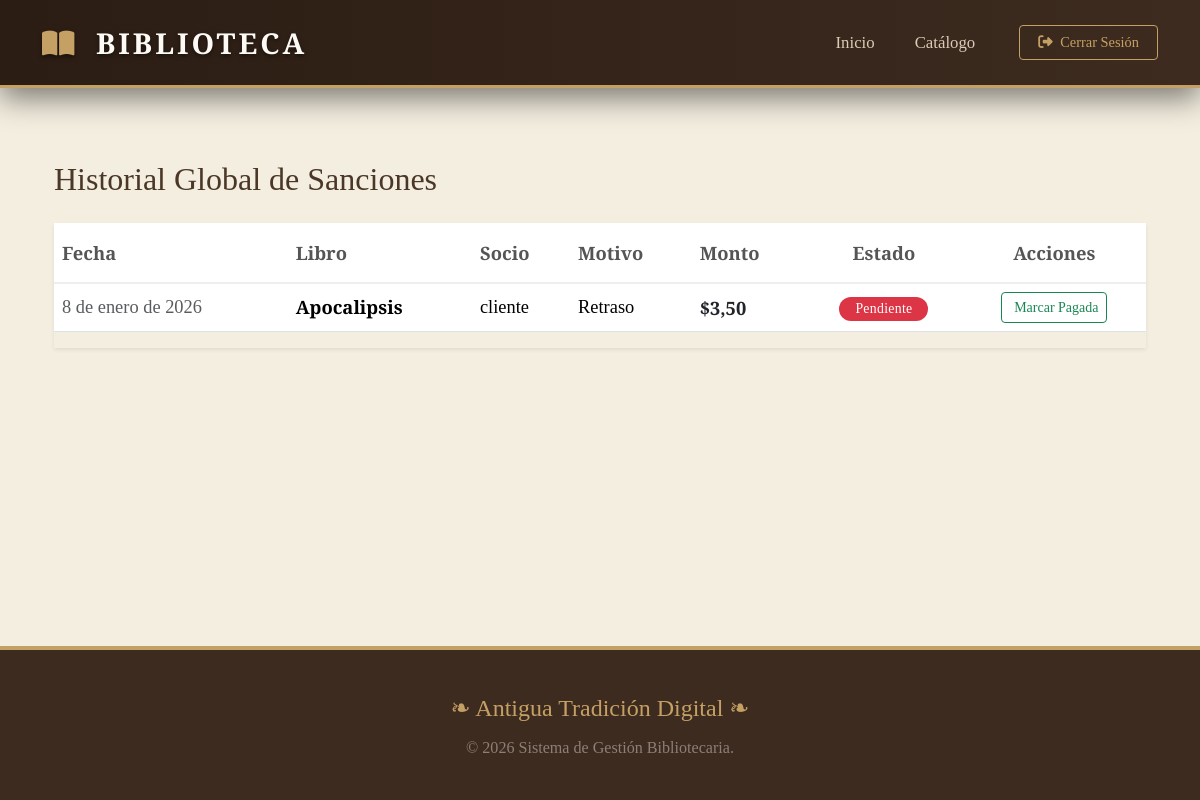
/multas/ (signed in), run on an earlier commit of the app's database.
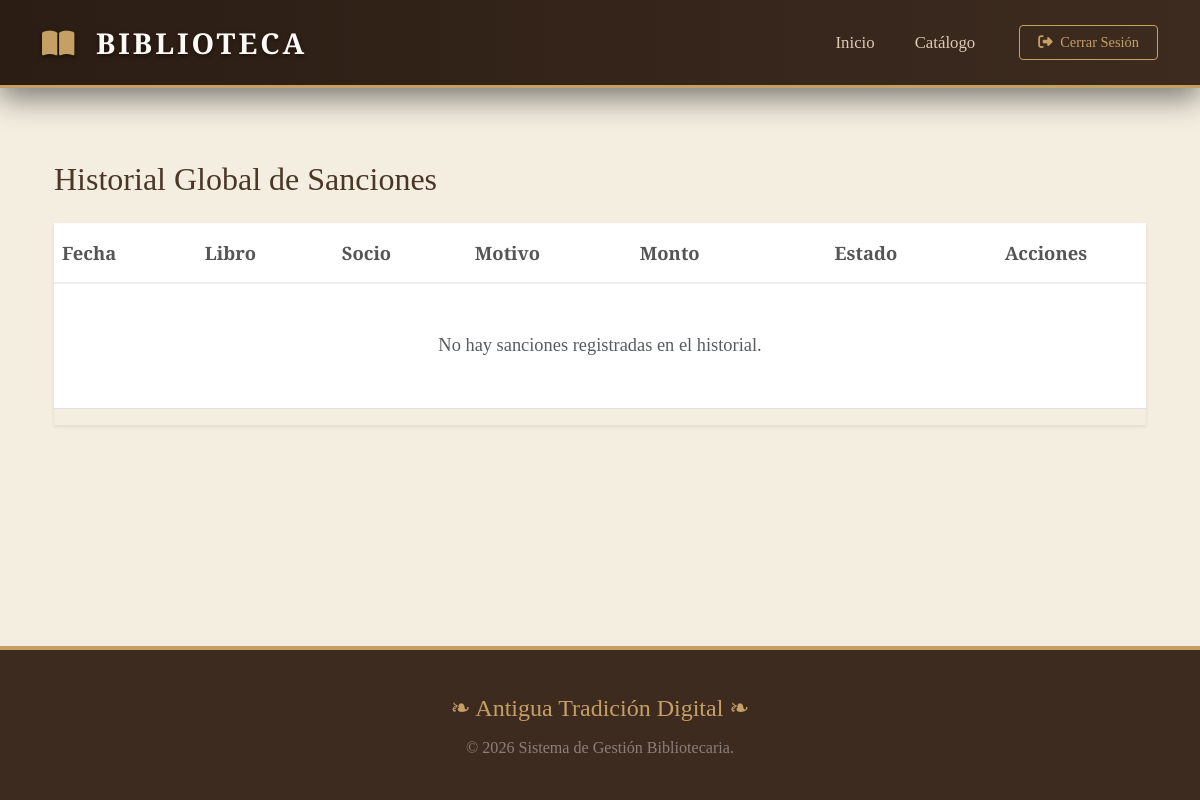
And on a later commit of the database.
### Gestion/models.py (models this page shows, shortened)
class Multa(models.Model):
    prestamo = models.ForeignKey(Prestamos, related_name="multas", on_delete=models.PROTECT)
    tipo_multa = models.CharField(max_length=50, choices=[('retraso', 'Retraso'), ('perdida', 'Pérdida del libro'), ('deterioro', 'Deterioro del libro')])
    monto = models.DecimalField(max_digits=10, decimal_places=2, default=0.00)
    pagada = models.BooleanField(default=False)
    fecha = models.DateField(default=timezone.now)

class Prestamos(models.Model):
    libro = models.ForeignKey(Libro, related_name="prestamos", on_delete=models.PROTECT)
    usuario = models.ForeignKey(settings.AUTH_USER_MODEL, related_name="prestamos", on_delete=models.PROTECT)
    fecha_prestamo = models.DateField(default=timezone.now)
    fecha_max = models.DateField(null=True, blank=True)
    fecha_devolucion = models.DateField(null=True, blank=True)
    ESTADOS = [('p', 'Prestado'), ('m', 'Multa'), ('d', 'Devuelto')]
    estado = models.CharField(max_length=1, choices=ESTADOS, default='p')
    multa_fija = models.DecimalField(max_digits=6, decimal_places=2, default=0.00)

class Libro(models.Model):
    isbn_validator = RegexValidator(
        regex=r'^(\d{10}|\d{13})$',
        message="El ISBN debe tener exactamente 10 o 13 números."
    )
    titulo = models.CharField(max_length=200)
    isbn = models.CharField(
        max_length=13,
        unique=True,
        validators=[isbn_validator]
    )
    titulo = models.CharField(max_length=200)
    isbn = models.CharField(max_length=13, unique=True, null=True, blank=True)
    descripcion = models.TextField(blank=True, null=True)
    autor = models.ForeignKey(Autor, related_name="libros", on_delete=models.PROTECT)
    cantidad_total = models.PositiveIntegerField(default=1)
    ejemplares_disponibles = models.IntegerField(default=1)
    portada = models.ImageField(upload_to='portadas/', blank=True, null=True)
    disponible = models.BooleanField(default=True)

### Gestion/views.py (the view)
# urls.py: path('multas/', lista_multa, name='lista_multas'),
@login_required
def lista_multa(request):
    es_staff = request.user.is_superuser or request.user.groups.filter(name__in=['Administrador', 'Bibliotecario']).exists()
    if es_staff:
        multas_registradas = Multa.objects.all()
        prestamos_vencidos = Prestamos.objects.filter(estado='m', multas__isnull=True)
    else:
        multas_registradas = Multa.objects.filter(prestamo__usuario=request.user)
        prestamos_vencidos = []
    return render(request, 'Gestion/templates/multas.html', {
        'multas': multas_registradas,
        'pendientes': prestamos_vencidos,
        'es_staff': es_staff
    })

### Gestion/templates/multas.html (shortened to what this page needs)
{% extends "index.html" %}
{% block contenido %}
<div class="container mt-4">
    <h2 class="mb-4" style="font-family: 'Georgia', serif; color: #4a3728;">
        {% if user.groups.all.0.name == 'Cliente' %}
            Mis Sanciones Pendientes
        {% else %}
            Historial Global de Sanciones
        {% endif %}
    </h2>
    <div class="table-responsive shadow-sm">
        <table class="table table-hover align-middle" style="background-color: #fff;">
            <thead style="background-color: #fcfaf8; border-bottom: 2px solid #eee;">
                <tr>
                    <th scope="col" class="py-3">Fecha</th>
                    <th scope="col" class="py-3">Libro</th>
                    {% if user.is_superuser or user.groups.all.0.name == 'Administrador' or user.groups.all.0.name == 'Bibliotecario' %}
                        <th scope="col" class="py-3">Socio</th>
                    {% endif %}
                    <th scope="col" class="py-3">Motivo</th>
                    <th scope="col" class="py-3">Monto</th>
                    <th scope="col" class="py-3 text-center">Estado</th>
                    {% if user.groups.all.0.name != 'Cliente' %}
                        <th scope="col" class="py-3 text-center">Acciones</th>
                    {% endif %}
                </tr>
            </thead>
            <tbody>
                {% for multa in multas %}
                <tr>
                    <td class="text-muted">{{ multa.fecha|date:"j \d\e F \d\e Y" }}</td>
                    <td><strong>{{ multa.prestamo.libro.titulo }}</strong></td>
                    {% if user.is_superuser or user.groups.all.0.name == 'Administrador' or user.groups.all.0.name == 'Bibliotecario' %}
                        <td>{{ multa.prestamo.usuario.username }}</td>
                    {% endif %}
                    <td>
                        {% if multa.tipo_multa == 'retraso' %}
                            Retraso
                        {% elif multa.tipo_multa == 'deterioro' %}
                            Deterioro
                        {% else %}
                            Pérdida
                        {% endif %}
                    </td>
                    <td class="fw-bold text-dark">${{ multa.monto }}</td>
                    <td class="text-center">
                        {% if multa.pagada %}
                            <span class="badge rounded-pill bg-success px-3">Pagada</span>
                        {% else %}
                            <span class="badge rounded-pill bg-danger px-3" style="background-color: #dc3545 !important;">Pendiente</span>
                        {% endif %}
                    </td>
                    {% if user.groups.all.0.name != 'Cliente' %}
                    <td class="text-center">
                        {% if not multa.pagada %}
                            <a href="{% url 'pagar_multa' multa.id %}" class="btn btn-outline-success btn-sm d-inline-flex align-items-center gap-1">
                                 Marcar Pagada
                            </a>
                        {% else %}
                            <span class="text-muted small"><i class="bi bi-check-all"></i> Completado</span>
                        {% endif %}
                    </td>
                    {% endif %}
                </tr>
                {% empty %}
                <tr>
                    <td colspan="7" class="text-center py-5 text-muted">
                        No hay sanciones registradas en el historial.
                    </td>
                </tr>
                {% endfor %}
            </tbody>
        </table>
    </div>
</div>
{% endblock %}

What changed in the data, as far as the page shows it:
removed Multa: fecha "8 de enero de 2026", prestamo.libro.titulo "Apocalipsis", prestamo.usuario.username "cliente", tipo_multa "Retraso", monto "3,50", pagada "Pendiente"
Also different on the page:
text now shown: "No hay sanciones registradas en el historial."
